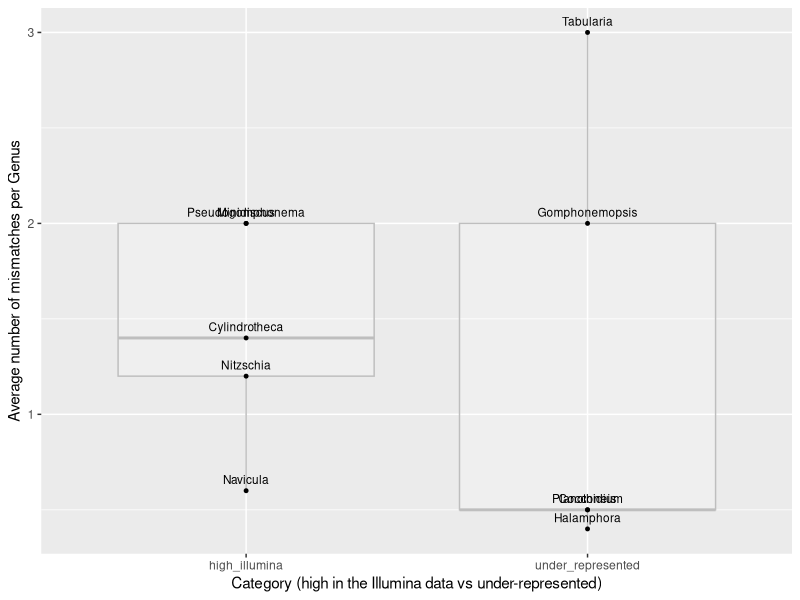
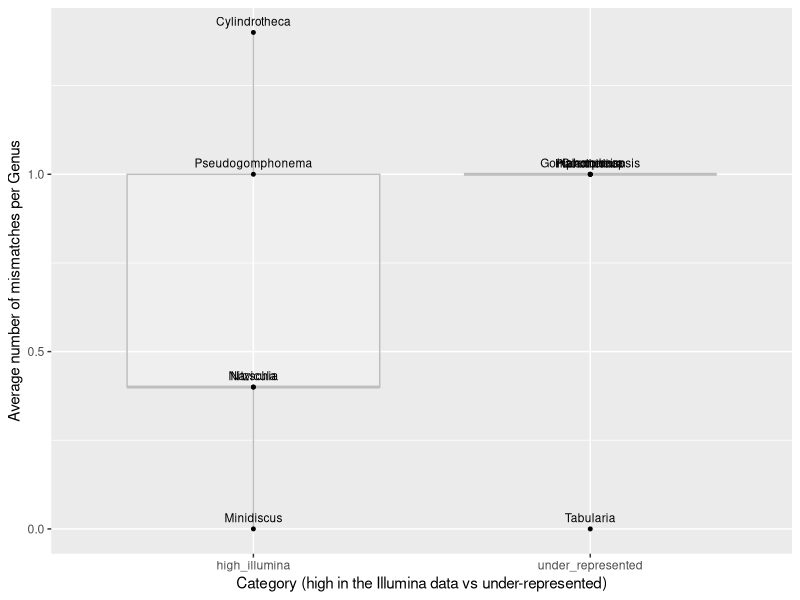
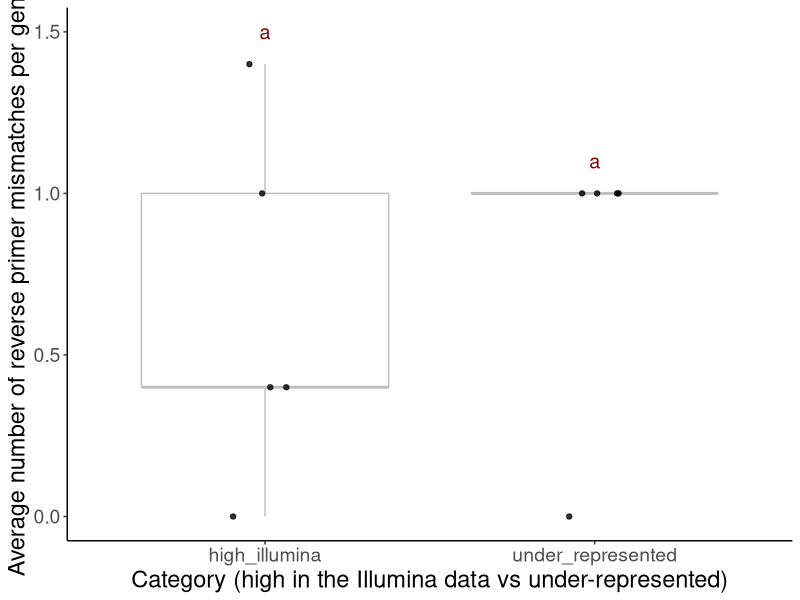
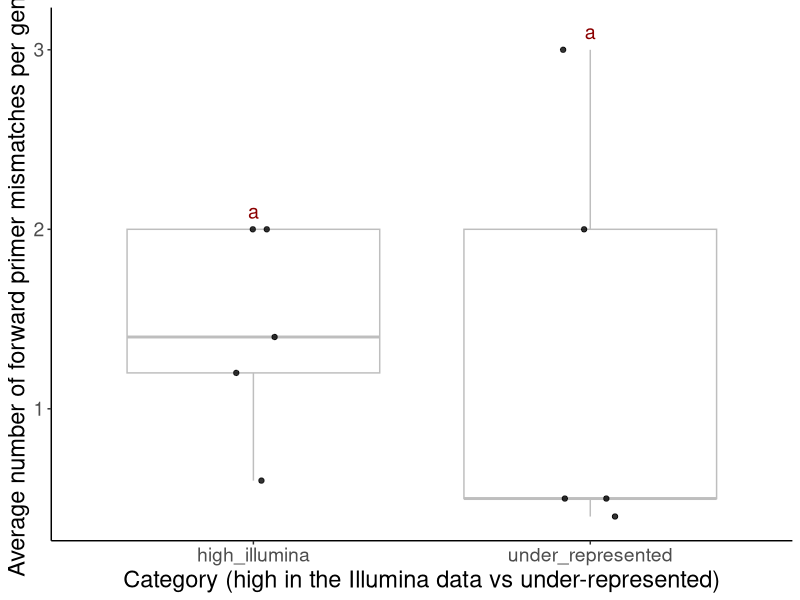

Here is the R script that generated these plots, in order:
# read in libraries
library(ggpubr)
library(dplyr)
library(ggplot2)

# read in the primer mismatch csv
f_primer_mismatch <- read.csv("molecular_data/primer_mismatches/Primer_mismatches_forward_avg.csv")
r_primer_mismatch <- read.csv("molecular_data/primer_mismatches/Primer_mismatches_reverse_avg.csv")

# do a box plot
plot <- ggplot(f_primer_mismatch, aes(x = well_under_represented, y = avg_r_mismatches, label = Genus)) +
  geom_boxplot(alpha = 0.2, color = "gray") +  
  geom_point(size = 1) +
  geom_text(size = 3, position = position_dodge(width = 0.75), vjust = -0.75) +
  xlab("Category (high in the Illumina data vs under-represented)") +
  ylab("Average number of mismatches per Genus") 
  # annotate("text", x = c(1, 2), y = c(10.75, 14), label = c("a", "b"), size = 4, color = 'darkred')

plot 


# t-test
high_illumina_data <- f_primer_mismatch |>
  filter(well_under_represented == 'high_illumina')

under_represented_data <- f_primer_mismatch |>
  filter(well_under_represented == "under_represented")

# Perform t-test
t_test_result <- t.test(high_illumina_data$avg_r_mismatches, under_represented_data$avg_r_mismatches)
t_test_result # 0.794

# do a box plot
plot <- ggplot(r_primer_mismatch, aes(x = well_under_represented, y = avg_r_mismatches, label = Genus)) +
  geom_boxplot(alpha = 0.2, color = "gray") +  
  geom_point(size = 1) +
  geom_text(size = 3, position = position_dodge(width = 0.75), vjust = -0.75) +
  xlab("Category (high in the Illumina data vs under-represented)") +
  ylab("Average number of mismatches per Genus") 
# annotate("text", x = c(1, 2), y = c(10.75, 14), label = c("a", "b"), size = 4, color = 'darkred')

plot 


# t-test
high_illumina_data <- r_primer_mismatch |>
  filter(well_under_represented == 'high_illumina')

under_represented_data <- r_primer_mismatch |>
  filter(well_under_represented == "under_represented")

# Perform t-test
t_test_result <- t.test(high_illumina_data$avg_r_mismatches, under_represented_data$avg_r_mismatches)
t_test_result # 0.6298


r_mismatches <- ggplot(r_primer_mismatch, aes(x = well_under_represented, y = avg_r_mismatches)) +
  geom_boxplot(alpha = 0.2, color = "gray", outlier.alpha = 0) +  # Transparent boxplot
  geom_jitter(width = 0.1, height = 0, alpha = 0.8, color = "black") +
  xlab("Category (high in the Illumina data vs under-represented)") +
  ylab("Average number of reverse primer mismatches per genus") +
  annotate("text", x = c(1, 2), y = c(1.5, 1.1), label = c("a", "a"), size = 5, color = 'darkred') +
  theme_classic() +
  theme(axis.text.x = element_text(size = 14),   
        axis.text.y = element_text(size = 14),
        axis.title.x = element_text(size = 17),
        axis.title.y = element_text(size = 17))

r_mismatches

f_mismatches <- ggplot(f_primer_mismatch, aes(x = well_under_represented, y = avg_r_mismatches)) +
  geom_boxplot(alpha = 0.2, color = "gray", outlier.alpha = 0) +  # Transparent boxplot
  geom_jitter(width = 0.1, height = 0, alpha = 0.8, color = "black") +
  xlab("Category (high in the Illumina data vs under-represented)") +
  ylab("Average number of forward primer mismatches per genus") +
  theme_classic() +
  annotate("text", x = c(1, 2), y = c(2.1, 3.1), label = c("a", "a"), size = 5, color = 'darkred') +
  theme(axis.text.x = element_text(size = 14),   
        axis.text.y = element_text(size = 14),
        axis.title.x = element_text(size = 17),
        axis.title.y = element_text(size = 17))

f_mismatches

